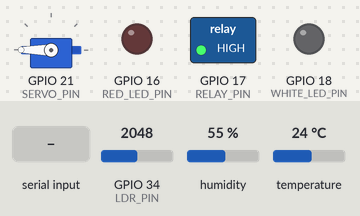
The program below on a simulated ESP32. Parts: servo, switched loads named in the program (green lamp = pin HIGH), output pins drawn as LEDs (lit = HIGH). The test bench sets the inputs (shaded band); at power-on: humidity 55 %, GPIO 34 (LDR_PIN) = 2048, temperature 24 °C. WiFi joins after 1.5 s; servers stay silent unless stated; uploads are accepted with an empty reply; the local clock reads 2024-03-15 10:24:30 at power-on unless the program sets it; what the program prints to the serial monitor is not drawn.

Above: at 4.7 s.
4.8 s: "feed" received over Serial
At 4.9 s:
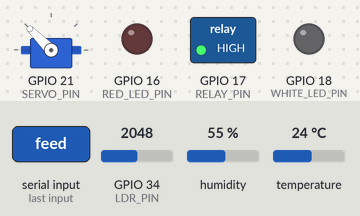
6.5 s: humidity set to 65 %
10.7 s: humidity set to 68 %
At 14.6 s:
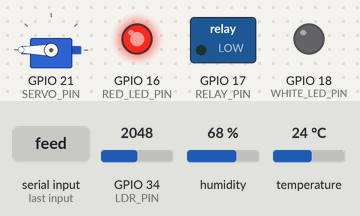
15.0 s: GPIO 34 (LDR_PIN) set to 3556
16.7 s: GPIO 34 (LDR_PIN) set to 3632
At 18.7 s:
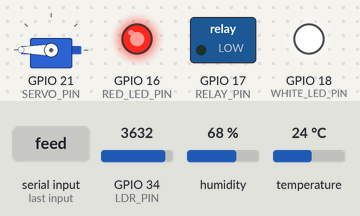
19.0 s: "f" received over Serial
At 19.1 s:
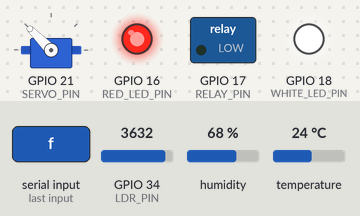
Timing chart, 0 to 21.7 s (numbered marks = the images above; inputs shaded):
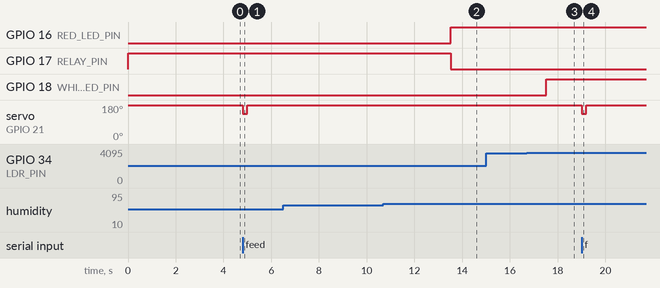

Measured:
- the behaviour switches between 66 and 67 % on humidity (found by bisection; images 1 and 2)
- the behaviour switches between 3600 and 3601 on GPIO 34 (LDR_PIN) (found by bisection; images 2 and 3)
- after the input at 4.8 s, servo on GPIO 21 (SERVO_PIN): 180° → 135° at once, → 180° 0.20 s later
- after the input at 6.5 s, every drawn part: stays the same
- after the input at 10.7 s, GPIO 16 (RED_LED_PIN): LOW → HIGH after 2.8 s; GPIO 17 (RELAY_PIN): HIGH → LOW after 2.8 s
- after the input at 15.0 s, every drawn part: stays the same
- after the input at 16.7 s, GPIO 18 (WHITE_LED_PIN): LOW → HIGH after 0.81 s
- after the input at 19.0 s, servo on GPIO 21 (SERVO_PIN): 180° → 135° at once, → 180° 0.20 s later

The program:

main.cpp
```cpp
/*
 * Smart Hamster Cage - firmware ESP32
 *
 * Sensor   : DHT22 (suhu, kelembapan), LDR (cahaya), PIR HC-SR501 (gerak hamster)
 * Aktuator : relay kipas, LED merah, LED putih, servo feeder
 * Baca     : PIR + LDR tiap 1 detik, DHT22 tiap 2 detik (DHT22 maks. 1x / 2 detik)
 * Kirim    : - live tiap 1 detik ke /api/live (dashboard real-time, tidak disimpan ke dataset)
 *            - 1 record rata-rata tiap 1 menit ke /api/telemetry -> MySQL (dataset untuk ML)
 * Feeding  : rule feeding dicek tiap akhir slot (1 menit). Jumlah menit aktif dan riwayat feeding
 *            diambil dari dataset di server lewat response tiap record (sama dengan dashboard).
 *            Riwayat feeding digabung dengan catatan lokal ESP32 supaya tidak bisa makan berlebih;
 *            saat server tidak terjangkau dipakai hitungan lokal.
 *
 * Semua timing memakai millis() (tanpa delay di loop) supaya sensor, aktuator dan
 * pengiriman data berjalan bersamaan.
 */
#include <Arduino.h>
#include <DHT.h>
#include <ESP32Servo.h>
#include <WiFi.h>
#include <HTTPClient.h>
#include <ArduinoJson.h>
#include <time.h>
#include "secrets.h"   // WIFI_SSID, WIFI_PASSWORD, SERVER_URL, DEVICE_API_KEY, DEVICE_ID

// ================================================================ KONFIGURASI
#define TEST_MODE 0    // 1 = durasi dipersingkat untuk demo, 0 = final (pengambilan data)

// ---- Pin
const int DHT_PIN       = 4;
const int LDR_PIN       = 34;   // ADC1: tetap bisa dibaca saat WiFi aktif
const int PIR_PIN       = 27;
const int RED_LED_PIN   = 16;
const int WHITE_LED_PIN = 18;
const int RELAY_PIN     = 17;   // kipas
const int SERVO_PIN     = 21;   // feeder
const bool RELAY_ACTIVE_LOW = true;

// ---- Ambang aktuator (ON > ambang atas, OFF < ambang bawah = hysteresis)
// Dipilih dari dataset 03-11-2026; sama dengan LABEL_TH di server/server.js
const float TEMP_HOT_ON  = 30.0, TEMP_HOT_OFF  = 28.5;   // °C   -> kipas
const float HUM_HIGH_ON  = 66.0, HUM_HIGH_OFF  = 64.0;   // %RH  -> kipas + LED merah
const float LDR_DARK_ON  = 3600, LDR_DARK_OFF  = 3000;   // ADC  -> LED putih (tinggi = gelap)

// ---- Feeder
const int      SERVO_CLOSED = 180;
const int      SERVO_OPEN   = 135;
const uint32_t FEED_OPEN_MS = 200;       // lama flap terbuka = besar porsi
const int      FEED_MAX     = 2;         // maks. feeding per FEED_PERIOD_MS

// ---- Timing
const uint32_t DHT_INTERVAL_MS    = 2000;      // baca DHT22 (DHT22 maks. 1x / 2 detik)
const uint32_t LIVE_INTERVAL_MS   = 1000;      // baca PIR + LDR + kirim data live
const uint32_t PIR_WARMUP_MS      = 60000;     // HC-SR501 butuh ±60 detik setelah menyala
const uint32_t WIFI_RETRY_MS      = 30000;
const uint16_t HTTP_TIMEOUT_MS    = 800;       // < interval live (1 detik), supaya loop tidak tertahan lama

const uint32_t MINUTE = 60000UL, HOUR = 60 * MINUTE;

#if TEST_MODE
const uint32_t SLOT_MS          = 5000;        // 1 slot = 5 detik
const int      ACTIVE_SEC_MIN   = 2;           // slot aktif jika PIR HIGH >= 2 detik
const int      WINDOW_SLOTS     = 12;
const int      MIN_ACTIVE_SLOTS = 10;
const uint32_t FEED_COOLDOWN_MS = 2 * MINUTE;
const uint32_t FEED_PERIOD_MS   = 10 * MINUTE;
const uint32_t FEED_FALLBACK_MS = 5 * MINUTE;
const uint32_t INACT_WARN_MS    = 30000;
const uint32_t INACT_CRIT_MS    = 60000;
#else
// Angka aktivitas dari dataset 03-11-2026: maks. 12 dari 20 menit aktif (> 5 detik)
const uint32_t SLOT_MS          = MINUTE;      // 1 slot = 1 menit (unit aktivitas & cek feeding)
const int      ACTIVE_SEC_MIN   = 6;           // menit aktif jika PIR HIGH > 5 detik
const int      WINDOW_SLOTS     = 20;          // jendela aktivitas 20 menit terakhir
const int      MIN_ACTIVE_SLOTS = 10;          // feeding jika >= 10 dari 20 menit aktif
const uint32_t FEED_COOLDOWN_MS = 3 * HOUR;    // 2 jatah makan tidak habis dalam 1 sesi aktif
const uint32_t FEED_PERIOD_MS   = 24 * HOUR;
const uint32_t FEED_FALLBACK_MS = 24 * HOUR;   // 24 jam tanpa feeding -> beri makan
const uint32_t INACT_WARN_MS    = 4 * HOUR;
const uint32_t INACT_CRIT_MS    = 12 * HOUR;
#endif

// ================================================================ STATE
// Saklar dengan hysteresis: ON jika nilai > on, OFF jika nilai < off.
// Jarak on-off mencegah aktuator nyala-mati terus karena noise sensor.
struct Hysteresis {
  float on, off;
  bool state;
  Hysteresis(float onAbove, float offBelow) : on(onAbove), off(offBelow), state(false) {}
  bool update(float v) {
    if (!state && v > on) state = true;
    else if (state && v < off) state = false;
    return state;
  }
};

Hysteresis tooHot{TEMP_HOT_ON, TEMP_HOT_OFF};
Hysteresis tooHumid{HUM_HIGH_ON, HUM_HIGH_OFF};
Hysteresis tooDark{LDR_DARK_ON, LDR_DARK_OFF};
bool fanOn = false;
float lastTemp = NAN, lastHum = NAN;    // bacaan DHT22 terakhir (dipakai data live & Serial Monitor)
bool  climateOk = false;               // false = bacaan DHT22 terakhir gagal -> temp/humidity null di data live
int   lastLdr = 0;

DHT dht(DHT_PIN, DHT22);
Servo feeder;

// Aktivitas hamster
bool     pirReady = false;
int      activeSec = 0;                 // detik PIR HIGH di slot berjalan
int      lastActiveSec = 0;             // hasil slot terakhir (dikirim ke dataset)
uint32_t lastMotionMs = 0;
bool     slotActive[WINDOW_SLOTS] = {}; // jendela aktivitas (circular buffer)
int      slotIndex = 0;

// Feeder
bool     feederOpen = false;
uint32_t feedOpenedMs = 0;

// Riwayat feeding (waktu dalam millis())
struct FeedLog {
  uint32_t times[FEED_MAX] = {};        // feeding terbaru, [0] = paling baru
  int      count = 0;
  bool     hasFed = false;
  uint32_t lastMs = 0;

  void add(uint32_t t) {
    for (int i = FEED_MAX - 1; i > 0; i--) times[i] = times[i - 1];
    times[0] = t;
    count = min(count + 1, FEED_MAX);
    hasFed = true;
    lastMs = t;
  }
  int inPeriod(uint32_t now) const {
    int n = 0;
    for (int i = 0; i < count; i++) n += (now - times[i] < FEED_PERIOD_MS);
    return n;
  }
};
FeedLog  localLog;                      // feeding oleh ESP32 ini sejak menyala
FeedLog  dbLog;                         // feeding menurut dataset di server
uint32_t historyStartMs = 0;            // awal riwayat jika belum pernah makan (record pertama / ESP32 menyala)
int      dbActiveMin = -1;              // menit aktif 20 menit terakhir menurut dataset (-1 = tidak ada)
uint32_t lastSyncMs = 0;                // terakhir dapat data dari server
bool     historySynced = false;

// 1 record dataset = ringkasan 1 slot (1 menit): rata-rata sensor, total detik aktif, feeding
struct MinuteRecord {
  float sumTemp = 0, sumHum = 0;
  int   nClimate = 0;                    // jumlah bacaan DHT22 yang berhasil (0 -> temp/humidity null)
  long  sumLdr = 0;
  int   nLdr = 0;
  int   feedEvents = 0;
  char  feedReason[10] = "";
} minuteRec;

// Data live (tiap 1 detik): feeding yang belum sampai ke server dikirim ulang di live berikutnya
int  liveActiveSec = 0;                  // detik PIR HIGH sejak live terakhir
int  liveFeedEvents = 0;
char liveFeedReason[10] = "";

uint32_t lastDhtMs = 0, lastLiveMs = 0, slotStartMs = 0, lastWifiTryMs = 0;
uint32_t sentCount = 0, failCount = 0;   // statistik kirim live per slot (untuk Serial Monitor)

// ================================================================ WAKTU (NTP)
uint32_t nowEpoch() {                    // 0 = jam belum sinkron
  time_t e = time(nullptr);
  return e > 1700000000 ? (uint32_t)e : 0;
}

int daytimeState() {                     // 1 siang (06-18), 0 malam, -1 belum sinkron
  struct tm t;
  if (!getLocalTime(&t, 0)) return -1;
  return (t.tm_hour >= 6 && t.tm_hour < 18) ? 1 : 0;
}

// ================================================================ AKTUATOR LINGKUNGAN
void setRelay(bool on) {
  digitalWrite(RELAY_PIN, (on != RELAY_ACTIVE_LOW) ? HIGH : LOW);
}

void updateClimate(float temp, float hum) {
  tooHot.update(temp);
  tooHumid.update(hum);
  fanOn = tooHot.state || tooHumid.state;          // kipas: panas ATAU lembap
  setRelay(fanOn);
  digitalWrite(RED_LED_PIN, tooHumid.state);       // LED merah: indikator lembap
}

void updateLight(int ldr) {
  digitalWrite(WHITE_LED_PIN, tooDark.update(ldr)); // LED putih: nyala saat gelap
}

void readClimate() {                     // DHT22, tiap 2 detik
  float t = dht.readTemperature();
  float h = dht.readHumidity();
  climateOk = !isnan(t) && !isnan(h);
  if (!climateOk) {
    Serial.println("DHT22 gagal dibaca");
  } else {
    updateClimate(t, h);
    lastTemp = t;
    lastHum = h;
    minuteRec.sumTemp += t;
    minuteRec.sumHum += h;
    minuteRec.nClimate++;
  }
}

void readLight() {                       // LDR, tiap 1 detik
  lastLdr = analogRead(LDR_PIN);
  minuteRec.sumLdr += lastLdr;
  minuteRec.nLdr++;
  updateLight(lastLdr);
}

// ================================================================ AKTIVITAS HAMSTER (PIR)
void updatePir(uint32_t now) {
  if (!pirReady) {
    if (now < PIR_WARMUP_MS) return;     // abaikan PIR selama warm-up
    pirReady = true;
    lastMotionMs = now;
    Serial.println("PIR siap");
  }
  if (digitalRead(PIR_PIN) == HIGH) {
    activeSec++;
    liveActiveSec++;
    lastMotionMs = now;
  }
}

int countActiveSlots() {
  int n = 0;
  for (bool a : slotActive) n += a;
  return n;
}

const char* inactivityStatus(uint32_t now) {
  if (!pirReady) return "WARMUP";
  uint32_t idle = now - lastMotionMs;
  if (idle >= INACT_CRIT_MS) return "CRITICAL";
  if (idle >= INACT_WARN_MS) return "WARNING";
  return "NORMAL";
}

// ================================================================ FEEDER
// Riwayat lokal dan dataset digabung, dipakai yang paling ketat (kuota terbanyak, feeding
// paling baru): restart ESP32 tidak menghapus riwayat, dan mengosongkan database tidak
// membuat hamster bisa makan lagi berturut-turut.
bool serverFresh(uint32_t now) { return historySynced && now - lastSyncMs < MINUTE; }

int feedsInPeriod(uint32_t now) {
  return max(localLog.inPeriod(now), dbLog.inPeriod(now));
}

bool hasFed() { return localLog.hasFed || dbLog.hasFed; }

uint32_t sinceLastFeed(uint32_t now) {   // belum pernah makan -> dihitung dari awal riwayat
  if (!hasFed()) return now - historyStartMs;
  uint32_t local = localLog.hasFed ? now - localLog.lastMs : UINT32_MAX;
  uint32_t db    = dbLog.hasFed    ? now - dbLog.lastMs    : UINT32_MAX;
  return min(local, db);
}

// Menit aktif untuk syarat feeding: dari dataset (sama dengan dashboard, tidak hilang saat
// restart); hitungan lokal dipakai saat server tidak terjangkau atau di TEST_MODE.
int activeSlotsForFeeding(uint32_t now) {
  if (!TEST_MODE && serverFresh(now) && dbActiveMin >= 0) return dbActiveMin;
  return countActiveSlots();
}

// Data dari server (dihitung dari dataset): umur tiap feeding 24 jam terakhir (terbaru dulu),
// detik sejak feeding terakhir dan menit aktif. Waktu diubah ke millis() relatif
// (selisih uint32_t tetap benar walau hasilnya "sebelum ESP32 menyala").
void syncFromServer(JsonVariantConst f, uint32_t now) {
  if (f.isNull()) return;
  dbLog = FeedLog();
  for (JsonVariantConst age : f["ages_sec"].as<JsonArrayConst>()) {
    if (dbLog.count == FEED_MAX) break;
    dbLog.times[dbLog.count++] = now - age.as<uint32_t>() * 1000UL;
  }
  uint32_t since = f["since_last_sec"] | 0UL;
  dbLog.hasFed = f["has_fed"] | false;
  if (dbLog.hasFed) dbLog.lastMs = now - since * 1000UL;
  else historyStartMs = now - since * 1000UL;
  dbActiveMin = f["active_minutes"] | -1;
  lastSyncMs = now;
  historySynced = true;
}

void startFeeding(uint32_t now, const char* reason) {
  if (feederOpen) return;
  feeder.write(SERVO_OPEN);
  feederOpen = true;
  feedOpenedMs = now;

  localLog.add(now);

  minuteRec.feedEvents++;                // masuk record dataset menit ini
  strlcpy(minuteRec.feedReason, reason, sizeof(minuteRec.feedReason));
  liveFeedEvents++;                      // dicatat server di actuator_events saat itu juga
  strlcpy(liveFeedReason, reason, sizeof(liveFeedReason));
  Serial.printf(">>> Feeder OPEN (%s)\n", reason);
}

void closeFeederWhenDone(uint32_t now) {
  if (feederOpen && now - feedOpenedMs >= FEED_OPEN_MS) {
    feeder.write(SERVO_CLOSED);
    feederOpen = false;
    Serial.println(">>> Feeder CLOSED");
  }
}

// Rule-based feeding, dicek tiap akhir slot (urutan = prioritas)
void checkAutoFeed(uint32_t now) {
  if (feedsInPeriod(now) >= FEED_MAX) return;                   // 1. kuota 2x / 24 jam habis
  if (sinceLastFeed(now) >= FEED_FALLBACK_MS) {                  // 2. 24 jam tanpa makan
    startFeeding(now, "fallback");
    return;
  }
  if (hasFed() && sinceLastFeed(now) < FEED_COOLDOWN_MS) return; // 3. jeda 3 jam
  if (activeSlotsForFeeding(now) >= MIN_ACTIVE_SLOTS) {          // 4. hamster sedang aktif
    startFeeding(now, "activity");
  }
}

// ================================================================ JARINGAN
void connectWifi() {
  WiFi.mode(WIFI_STA);
  WiFi.begin(WIFI_SSID, WIFI_PASSWORD);
  Serial.print("[NET] Connecting WiFi");
  for (uint32_t start = millis(); WiFi.status() != WL_CONNECTED && millis() - start < 10000;) {
    delay(250);
    Serial.print(".");
  }
  Serial.println(WiFi.status() == WL_CONNECTED
                 ? "\n[NET] WiFi OK, IP " + WiFi.localIP().toString()
                 : "\n[NET] WiFi gagal, dicoba lagi di loop");
  configTzTime("WIB-7", "pool.ntp.org", "time.google.com");   // jam WIB untuk timestamp
}

void maintainWifi(uint32_t now) {
  if (WiFi.status() == WL_CONNECTED || now - lastWifiTryMs < WIFI_RETRY_MS) return;
  lastWifiTryMs = now;
  Serial.println("[NET] WiFi terputus, reconnect...");
  WiFi.reconnect();
}

float round2(float v) { return roundf(v * 100) / 100; }

// live = true : bacaan terakhir (tiap 1 detik, untuk dashboard; tidak disimpan)
// live = false: record dataset 1 menit (rata-rata sensor, total detik aktif, status aktuator akhir menit)
String buildTelemetry(uint32_t now, bool live) {
  JsonDocument doc;
  doc["device_id"] = DEVICE_ID;
  doc["ts"]        = nowEpoch();                     // 0 -> server memakai jamnya sendiri
  doc["mode"]      = TEST_MODE ? "test" : "final";

  if (live) {
    doc["slot_sec"] = LIVE_INTERVAL_MS / 1000;
    if (climateOk) {
      doc["temp"]     = round2(lastTemp);
      doc["humidity"] = round2(lastHum);
    } else {
      doc["temp"]     = nullptr;                     // DHT22 gagal dibaca
      doc["humidity"] = nullptr;
    }
    doc["ldr"]             = lastLdr;
    doc["active_sec"]      = liveActiveSec;
    doc["slot_active_sec"] = activeSec;              // detik aktif di menit yang sedang berjalan
    doc["feed_events"]     = liveFeedEvents;
    if (liveFeedEvents > 0) doc["feed_reason"] = liveFeedReason; else doc["feed_reason"] = nullptr;
  } else {
    const MinuteRecord& m = minuteRec;
    doc["slot_sec"] = SLOT_MS / 1000;                // 60 = 1 record per menit (sama dengan dataset 03-11)
    if (m.nClimate > 0) {
      doc["temp"]     = round2(m.sumTemp / m.nClimate);
      doc["humidity"] = round2(m.sumHum / m.nClimate);
    } else {
      doc["temp"]     = nullptr;                     // DHT22 gagal sepanjang menit ini
      doc["humidity"] = nullptr;
    }
    doc["ldr"]         = m.nLdr > 0 ? (int)lroundf((float)m.sumLdr / m.nLdr) : lastLdr;
    doc["active_sec"]  = lastActiveSec;              // total detik PIR HIGH dalam 1 menit
    doc["feed_events"] = m.feedEvents;
    if (m.feedEvents > 0) doc["feed_reason"] = m.feedReason; else doc["feed_reason"] = nullptr;
  }

  doc["pir_ready"]   = pirReady;
  doc["inactivity"]  = inactivityStatus(now);
  doc["idle_sec"]    = pirReady ? (now - lastMotionMs) / 1000 : 0;
  doc["fan"]         = fanOn;
  doc["fan_by_temp"] = tooHot.state;
  doc["fan_by_hum"]  = tooHumid.state;
  doc["red_led"]     = tooHumid.state;
  doc["white_led"]   = tooDark.state;
  int day = daytimeState();
  if (day < 0) doc["is_daytime"] = nullptr; else doc["is_daytime"] = day;
  doc["feeds_in_period"] = feedsInPeriod(now);

  String body;
  serializeJson(doc, body);
  return body;
}

// POST ke server; mengembalikan body response (kosong jika gagal)
String postJson(const String& url, const String& body) {
  if (WiFi.status() != WL_CONNECTED) {
    failCount++;
    return "";
  }
  // koneksi dipakai ulang (keep-alive) supaya tidak handshake TCP tiap 1 detik (host sama untuk live & record)
  static WiFiClient client;
  static HTTPClient http;
  http.setReuse(true);
  http.setConnectTimeout(HTTP_TIMEOUT_MS);
  http.setTimeout(HTTP_TIMEOUT_MS);
  if (!http.begin(client, url)) {
    failCount++;
    return "";
  }
  http.addHeader("Content-Type", "application/json");
  http.addHeader("X-API-Key", DEVICE_API_KEY);

  String resp;
  int code = http.POST(body);
  if (code == 200) {
    resp = http.getString();
    sentCount++;
  } else {
    failCount++;
    Serial.printf("[NET] POST gagal: %d\n", code);
  }
  http.end();
  return resp;
}

// Response server: riwayat feeding dari dataset + perintah dashboard, mis. {"feed":{...},"commands":["feed"]}
void handleServerResponse(const String& resp, uint32_t now) {
  JsonDocument doc;
  if (resp.isEmpty() || deserializeJson(doc, resp)) return;
  syncFromServer(doc["feed"], now);
  for (JsonVariant c : doc["commands"].as<JsonArray>()) {
    if (c == "feed") startFeeding(now, "manual");
  }
}

// ================================================================ LIVE (tiap 1 detik) & RECORD + SLOT (tiap 1 menit)
const String TELEMETRY_URL = SERVER_URL;                          // .../api/telemetry (disimpan)
const String& liveUrl() {                                         // .../api/live (tidak disimpan)
  static String u;
  if (u.isEmpty()) {
    u = TELEMETRY_URL;
    u.replace("/api/telemetry", "/api/live");
  }
  return u;
}

void sendLive(uint32_t now) {
  String resp = postJson(liveUrl(), buildTelemetry(now, true));
  liveActiveSec = 0;
  if (!resp.isEmpty()) liveFeedEvents = 0;     // gagal kirim: feeding ikut live berikutnya
  handleServerResponse(resp, now);             // perintah dashboard + riwayat feeding
}

void sendMinuteRecord(uint32_t now) {
  String resp = postJson(TELEMETRY_URL, buildTelemetry(now, false));
  MinuteRecord next;
  if (resp.isEmpty() && minuteRec.feedEvents > 0) {  // gagal kirim: feeding ikut record berikutnya
    next.feedEvents = minuteRec.feedEvents;           // supaya tetap ada di dataset (label feeder)
    strlcpy(next.feedReason, minuteRec.feedReason, sizeof(next.feedReason));
  }
  minuteRec = next;
  handleServerResponse(resp, now);             // riwayat feeding & menit aktif termasuk menit ini
}

void closeSlot(uint32_t now) {
  lastActiveSec = activeSec;
  activeSec = 0;
  slotActive[slotIndex] = pirReady && lastActiveSec >= ACTIVE_SEC_MIN;
  slotIndex = (slotIndex + 1) % WINDOW_SLOTS;
  sendMinuteRecord(now);                 // simpan 1 record menit ini, lalu cek feeding dengan data terbaru

  uint32_t since = sinceLastFeed(now);
  Serial.printf("Temp %.1f C | Hum %.1f %% | LDR %d | Fan %s | Red %s | White %s\n",
                lastTemp, lastHum, lastLdr, fanOn ? "ON" : "OFF",
                tooHumid.state ? "ON" : "OFF", tooDark.state ? "ON" : "OFF");
  bool fromDb = !TEST_MODE && serverFresh(now) && dbActiveMin >= 0;
  Serial.printf("Activity %d s | Active %d/%d (%s, butuh %d) | %s | Feeds %d/%d | Fallback dalam %lu menit\n",
                lastActiveSec, activeSlotsForFeeding(now), WINDOW_SLOTS, fromDb ? "dataset" : "lokal",
                MIN_ACTIVE_SLOTS, inactivityStatus(now), feedsInPeriod(now), FEED_MAX,
                since >= FEED_FALLBACK_MS ? 0UL : (unsigned long)((FEED_FALLBACK_MS - since) / MINUTE));
  Serial.printf("[NET] Live terkirim %lu, gagal %lu (1 menit terakhir)\n",
                (unsigned long)sentCount, (unsigned long)failCount);
  sentCount = failCount = 0;

  checkAutoFeed(now);
}

// ================================================================ SETUP & LOOP
void setup() {
  Serial.begin(115200);

  setRelay(false);                       // set OFF sebelum & sesudah pinMode
  pinMode(RELAY_PIN, OUTPUT);            // supaya kipas tidak sempat nyala saat boot
  setRelay(false);
  pinMode(RED_LED_PIN, OUTPUT);
  pinMode(WHITE_LED_PIN, OUTPUT);
  pinMode(PIR_PIN, INPUT);
  digitalWrite(RED_LED_PIN, LOW);
  digitalWrite(WHITE_LED_PIN, LOW);

  feeder.attach(SERVO_PIN, 500, 2400);   // pulse width SG90 (µs)
  feeder.write(SERVO_CLOSED);

  dht.begin();
  connectWifi();
  delay(2000);                           // DHT22 butuh waktu stabil
  Serial.println("Sistem mulai. PIR warm-up 60 detik. Ketik 'f' untuk feeding manual.");

  slotStartMs = lastLiveMs = lastDhtMs = millis();
}

void loop() {
  uint32_t now = millis();

  maintainWifi(now);
  closeFeederWhenDone(now);
  if (Serial.available() && tolower(Serial.read()) == 'f') startFeeding(now, "manual");

  if (now - lastDhtMs >= DHT_INTERVAL_MS) {        // tiap 2 detik: DHT22 -> kipas & LED merah
    lastDhtMs = now;
    readClimate();
  }
  bool liveDue = now - lastLiveMs >= LIVE_INTERVAL_MS;
  if (liveDue) {                                   // tiap 1 detik: PIR + LDR -> LED putih
    lastLiveMs = now;
    updatePir(now);
    readLight();
  }
  if (now - slotStartMs >= SLOT_MS) {              // tiap 1 menit: simpan record + cek feeding
    slotStartMs += SLOT_MS;
    closeSlot(now);
  }
  if (liveDue) sendLive(now);                      // tiap 1 detik: data live ke dashboard
}
```

Source omitted: secrets.example.h (575 bytes)
